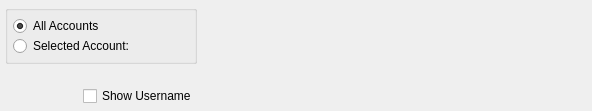
<?xml version="1.0" encoding="UTF-8"?>
<ui version="4.0">
 <comment>This file is part of the xTuple ERP: PostBooks Edition, a free and
open source Enterprise Resource Planning software suite,
Copyright (c) 1999-2018 by OpenMFG LLC, d/b/a xTuple.
It is licensed to you under the Common Public Attribution License
version 1.0, the full text of which (including xTuple-specific Exhibits)
is available at www.xtuple.com/CPAL.  By using this software, you agree
to be bound by its terms.</comment>
 <class>dspVoucherRegister</class>
 <widget class="QWidget" name="dspVoucherRegister">
  <property name="geometry">
   <rect>
    <x>0</x>
    <y>0</y>
    <width>592</width>
    <height>111</height>
   </rect>
  </property>
  <property name="windowTitle">
   <string>Voucher Register</string>
  </property>
  <layout class="QHBoxLayout" name="horizontalLayout">
   <item>
    <layout class="QVBoxLayout">
     <property name="spacing">
      <number>0</number>
     </property>
     <item>
      <widget class="QGroupBox" name="_accountGroup">
       <property name="title">
        <string/>
       </property>
       <layout class="QVBoxLayout">
        <property name="spacing">
         <number>0</number>
        </property>
        <property name="margin">
         <number>5</number>
        </property>
        <item>
         <widget class="QRadioButton" name="_allAccounts">
          <property name="text">
           <string>All Accounts</string>
          </property>
          <property name="checked">
           <bool>true</bool>
          </property>
         </widget>
        </item>
        <item>
         <layout class="QHBoxLayout">
          <property name="spacing">
           <number>5</number>
          </property>
          <item>
           <widget class="QRadioButton" name="_selectedAccount">
            <property name="text">
             <string>Selected Account:</string>
            </property>
           </widget>
          </item>
          <item>
           <widget class="GLCluster" name="_account">
            <property name="enabled">
             <bool>false</bool>
            </property>
           </widget>
          </item>
         </layout>
        </item>
       </layout>
      </widget>
     </item>
     <item>
      <spacer>
       <property name="orientation">
        <enum>Qt::Vertical</enum>
       </property>
       <property name="sizeType">
        <enum>QSizePolicy::Expanding</enum>
       </property>
       <property name="sizeHint" stdset="0">
        <size>
         <width>20</width>
         <height>0</height>
        </size>
       </property>
      </spacer>
     </item>
     <item>
      <layout class="QHBoxLayout">
       <property name="spacing">
        <number>0</number>
       </property>
       <item>
        <spacer>
         <property name="orientation">
          <enum>Qt::Horizontal</enum>
         </property>
         <property name="sizeType">
          <enum>QSizePolicy::Expanding</enum>
         </property>
         <property name="sizeHint" stdset="0">
          <size>
           <width>40</width>
           <height>20</height>
          </size>
         </property>
        </spacer>
       </item>
       <item>
        <widget class="XCheckBox" name="_showUsername">
         <property name="text">
          <string>Show Username</string>
         </property>
        </widget>
       </item>
      </layout>
     </item>
    </layout>
   </item>
   <item>
    <layout class="QVBoxLayout">
     <property name="spacing">
      <number>0</number>
     </property>
     <item>
      <layout class="QHBoxLayout">
       <property name="spacing">
        <number>0</number>
       </property>
       <item>
        <widget class="DateCluster" name="_dates"/>
       </item>
       <item>
        <spacer>
         <property name="orientation">
          <enum>Qt::Horizontal</enum>
         </property>
         <property name="sizeType">
          <enum>QSizePolicy::Expanding</enum>
         </property>
         <property name="sizeHint" stdset="0">
          <size>
           <width>0</width>
           <height>16</height>
          </size>
         </property>
        </spacer>
       </item>
      </layout>
     </item>
     <item>
      <spacer>
       <property name="orientation">
        <enum>Qt::Vertical</enum>
       </property>
       <property name="sizeType">
        <enum>QSizePolicy::Expanding</enum>
       </property>
       <property name="sizeHint" stdset="0">
        <size>
         <width>20</width>
         <height>0</height>
        </size>
       </property>
      </spacer>
     </item>
    </layout>
   </item>
   <item>
    <spacer name="horizontalSpacer">
     <property name="orientation">
      <enum>Qt::Horizontal</enum>
     </property>
     <property name="sizeHint" stdset="0">
      <size>
       <width>11</width>
       <height>20</height>
      </size>
     </property>
    </spacer>
   </item>
  </layout>
 </widget>
 <layoutdefault spacing="5" margin="5"/>
 <customwidgets>
  <customwidget>
   <class>DateCluster</class>
   <extends>QWidget</extends>
   <header>datecluster.h</header>
   <container>1</container>
  </customwidget>
  <customwidget>
   <class>GLCluster</class>
   <extends>QWidget</extends>
   <header>glcluster.h</header>
  </customwidget>
  <customwidget>
   <class>XCheckBox</class>
   <extends>QCheckBox</extends>
   <header>xcheckbox.h</header>
  </customwidget>
 </customwidgets>
 <tabstops>
  <tabstop>_allAccounts</tabstop>
  <tabstop>_selectedAccount</tabstop>
  <tabstop>_account</tabstop>
  <tabstop>_dates</tabstop>
  <tabstop>_showUsername</tabstop>
 </tabstops>
 <resources/>
 <connections>
  <connection>
   <sender>_selectedAccount</sender>
   <signal>toggled(bool)</signal>
   <receiver>_account</receiver>
   <slot>setEnabled(bool)</slot>
   <hints>
    <hint type="sourcelabel">
     <x>20</x>
     <y>20</y>
    </hint>
    <hint type="destinationlabel">
     <x>20</x>
     <y>20</y>
    </hint>
   </hints>
  </connection>
 </connections>
</ui>
